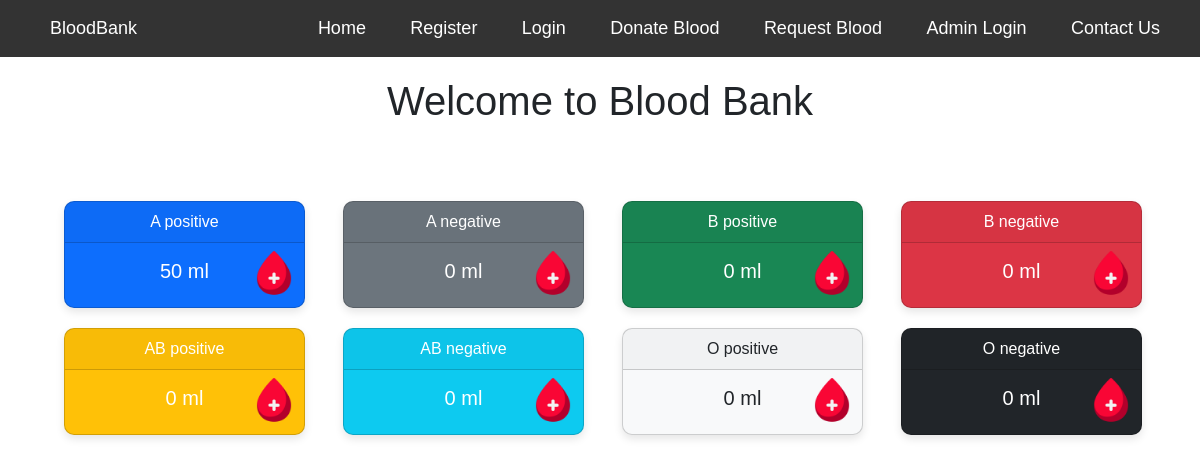
The page /index on the database as committed earlier.
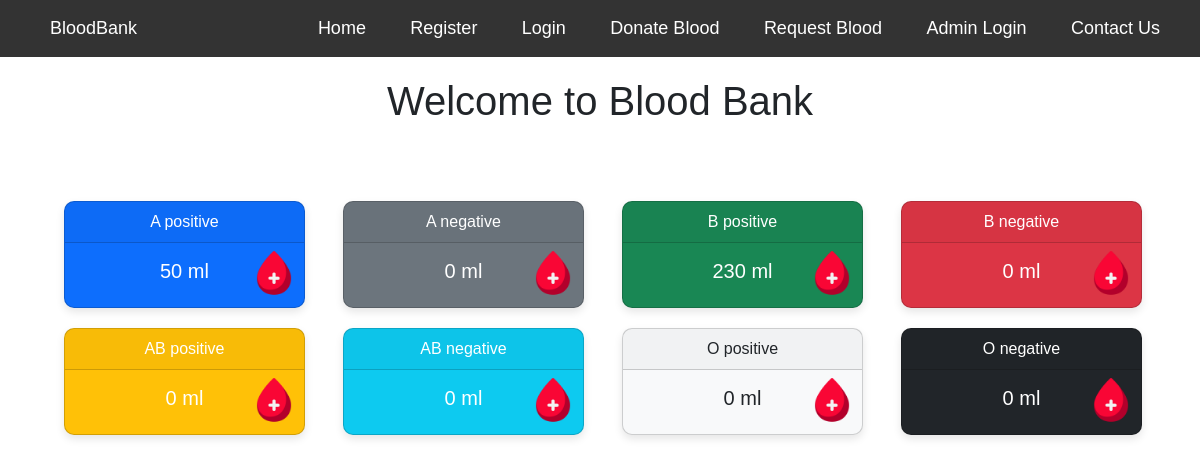
The same page on the database as committed later.
### tables this page shows
CREATE TABLE blood_stock                         (blood_group TEXT, qty NUMERIC);

### server.py (the view)
@app.route('/index',methods = ['POST','GET'])
def index():
    con = sqlite3.connect('database.db')
    cur = con.cursor()
    cur.execute('CREATE TABLE IF NOT EXISTS blood_stock \
                        (blood_group TEXT, qty NUMERIC)')
    cur.execute("select qty from blood_stock",())
    result = cur.fetchall()
    con.close()
    return render_template('index.html',blood=result)

### templates/index.html (shortened to what the changed rows need)
<!DOCTYPE html>
<html lang="en">
<head>
    <link href="https://cdn.jsdelivr.net/npm/bootstrap@5.3.3/dist/css/bootstrap.min.css" rel="stylesheet">
</head>
<body>
    <header>
        <h1>Welcome to Blood Bank</h1>
    </header>
    <br><br>
    <div class="container">
        <div class="container">
            <div class="row">
                <div class="col">
                    <div class="card text-white bg-success">
                        <div class="card-body">
                            <img src="../static/img/blood1.png" alt="Blood Image">
                            <h5 class="card-title">{{blood[2][0]}} ml</h5>
                        </div>
                    </div>
                </div>
            </div>
        </div>
    </div>
</body>
</html>

Rows that differ between the two databases and show on the page:
changed blood_stock (number 3 of 8 on the later page): qty "0" → "230"
